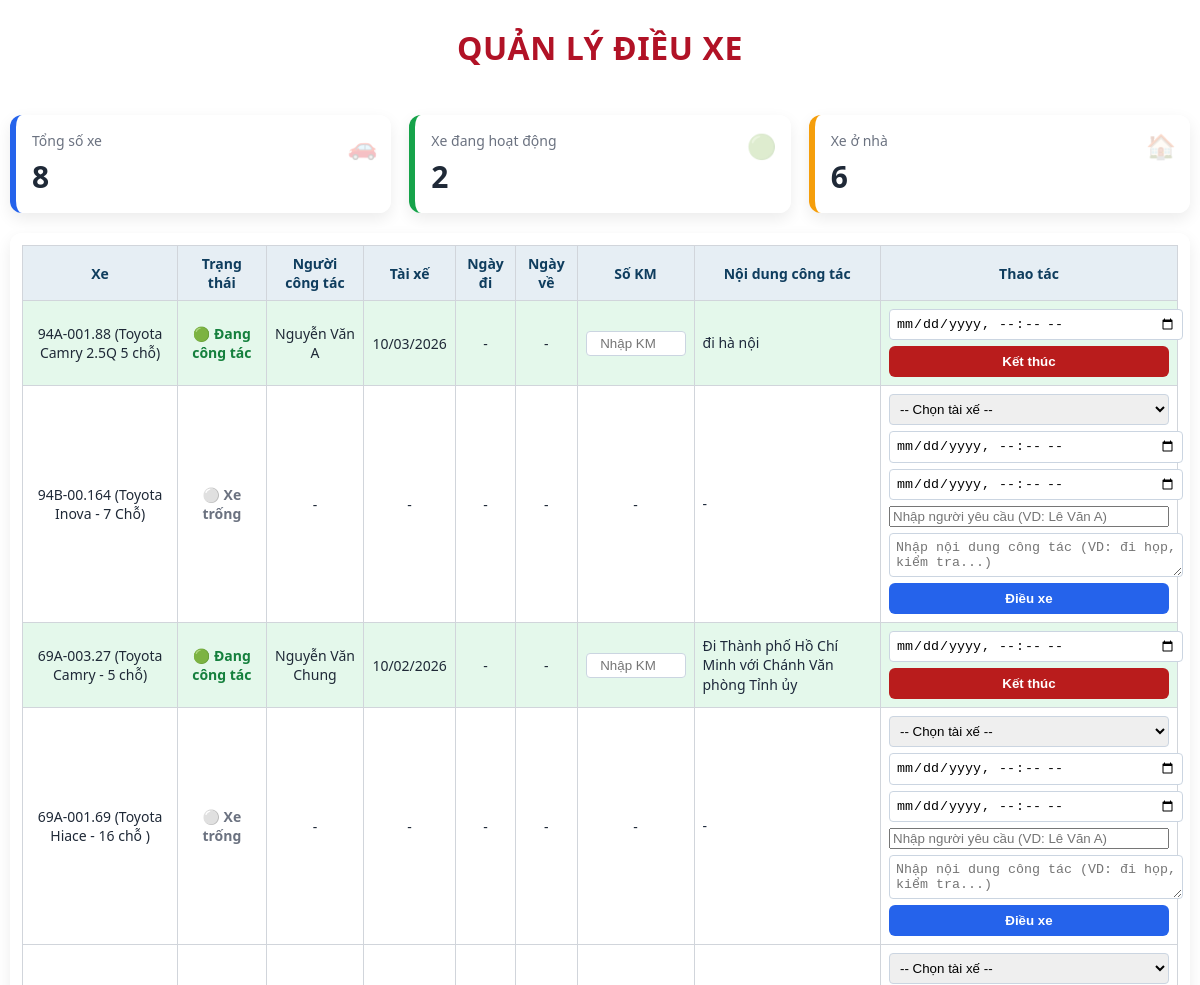
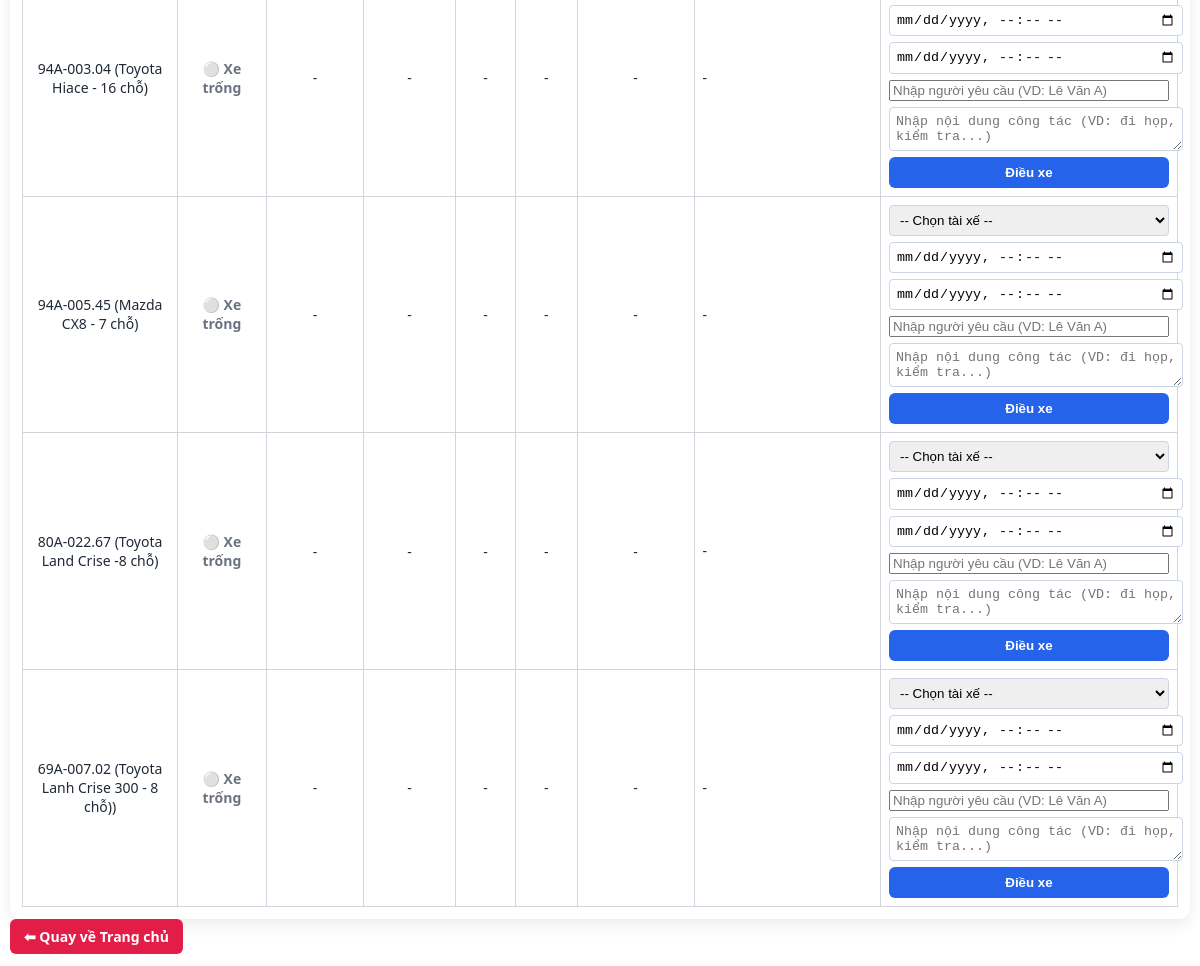
Page /dieu-xe (signed in) on the committed database (2 pictures, top to bottom).
### tables this page shows
CREATE TABLE vehicles (
  id INTEGER PRIMARY KEY AUTOINCREMENT,
  plate TEXT,
  status INTEGER,
  driver_id INTEGER
, start_time TEXT, end_time TEXT, work_content TEXT, brand TEXT, year INTEGER, km INTEGER, fuel_norm REAL, last_maintenance_km INTEGER DEFAULT 0, maintenance_cycle INTEGER DEFAULT 5000, ngay_het_han_dang_kiem DATE, requester TEXT);

CREATE TABLE drivers (
  id INTEGER PRIMARY KEY AUTOINCREMENT,
  name TEXT
, phone TEXT, address TEXT, zalo_user_id TEXT, telegram_chat_id TEXT);

### app.py (the view)
@app.route("/dieu-xe")
@login_required
@admin_required
def dieu_xe():
    con = db()
    auto_id = request.args.get("auto_fill")
    yeu_cau = None
    if auto_id:
        yeu_cau = con.execute("""
            SELECT * FROM yeu_cau_xe WHERE id=?
        """, (auto_id,)).fetchone()
    tong_xe = con.execute(
        "SELECT COUNT(*) FROM vehicles"
    ).fetchone()[0]
    xe_hoat_dong = con.execute(
        "SELECT COUNT(*) FROM vehicles WHERE status = 1"
    ).fetchone()[0]
    xe_o_nha = con.execute(
        "SELECT COUNT(*) FROM vehicles WHERE status = 0"
    ).fetchone()[0]
    filter_status = request.args.get("status")
    sql_filter = ""
    params = []
    if filter_status == "active":
        sql_filter = "WHERE vehicles.status = 1"
    elif filter_status == "home":
        sql_filter = "WHERE vehicles.status = 0"
    vehicles_raw = con.execute(f"""
        SELECT
            vehicles.id,
            vehicles.plate,
            vehicles.status,
            drivers.name AS driver_name,
            vehicles.start_time,
            vehicles.end_time,
            vehicles.work_content,
            vehicles.requester
        FROM vehicles
        LEFT JOIN drivers ON vehicles.driver_id = drivers.id
        {sql_filter}
    """, params).fetchall()
    busy_drivers = con.execute("""
        SELECT driver_id
        FROM vehicles
        WHERE status = 1 AND driver_id IS NOT NULL
    """).fetchall()
    busy_ids = [d["driver_id"] for d in busy_drivers]
    if busy_ids:
        placeholders = ",".join("?" * len(busy_ids))
        drivers = con.execute(
            f"SELECT id, name FROM drivers WHERE id NOT IN ({placeholders})",
            busy_ids
        ).fetchall()
    else:
        drivers = con.execute(
            "SELECT id, name FROM drivers"
        ).fetchall()
    vehicles = []
    for v in vehicles_raw:
        start = end = duration = None
        if v["start_time"]:
            start_dt = datetime.fromisoformat(v["start_time"])
            start = format_date(v["start_time"])
        if v["end_time"]:
            end_dt = datetime.fromisoformat(v["end_time"])
            end = format_date(v["end_time"])
        vehicles.append((
            v["id"],
            v["plate"],
            v["status"],
            v["driver_name"],
            start,
            end,
            duration,
            v["work_content"],
            v["requester"]
        ))
    con.close()
    return render_template(
        "dieu_xe.html",
        vehicles=vehicles,
        drivers=drivers,
        tong_xe=tong_xe,
        xe_hoat_dong=xe_hoat_dong,
        xe_o_nha=xe_o_nha,
        yeu_cau=yeu_cau   # 🔥 QUAN TRỌNG
    )

### app.py (called while the page is built)
def format_date(val):
    if not val:
        return ""
    try:
        return datetime.fromisoformat(val).strftime("%d/%m/%Y")
    except:
        return val

def db():
    con = sqlite3.connect(
        "fleet.db",
        timeout=30,
        check_same_thread=False
    )
    con.row_factory = sqlite3.Row
    con.execute("PRAGMA journal_mode=WAL;")
    con.execute("PRAGMA synchronous=NORMAL;")
    return con

@app.before_request
def auto_session_timeout():
    session.permanent = True
    now = int(time.time())
    if "last_activity" in session:
        elapsed = now - session["last_activity"]
        if elapsed > 900:
            session.clear()
            return redirect("/login")
    session["last_activity"] = now

def login_required(f):
    @wraps(f)
    def decorated(*args, **kwargs):
        if "user_id" not in session:
            return redirect("/login")
        return f(*args, **kwargs)
    return decorated

def admin_required(f):
    @wraps(f)
    def decorated(*args, **kwargs):
        if session.get("role") != "admin":
            return "Không có quyền truy cập", 403
        return f(*args, **kwargs)
    return decorated

### templates/dieu_xe.html (shortened to what this page needs)
<!DOCTYPE html>
<html lang="vi">
<head>
</head>
<body>
<header>
    <h1>QUẢN LÝ ĐIỀU XE</h1>
</header>
<div class="dashboard">
    <div class="dash-box dash-total"
         onclick="location.href='/dieu-xe'">
        <div class="dash-title">Tổng số xe</div>
        <div class="dash-number">{{ tong_xe }}</div>
        <div class="dash-icon">🚗</div>
    </div>
    <div class="dash-box dash-active"
         onclick="location.href='/dieu-xe?status=active'">
        <div class="dash-title">Xe đang hoạt động</div>
        <div class="dash-number">{{ xe_hoat_dong }}</div>
        <div class="dash-icon">🟢</div>
    </div>
    <div class="dash-box dash-home"
         onclick="location.href='/dieu-xe?status=home'">
        <div class="dash-title">Xe ở nhà</div>
        <div class="dash-number">{{ xe_o_nha }}</div>
        <div class="dash-icon">🏠</div>
    </div>
</div>
<div class="layout">
<div class="card">
<table>
<thead>
<tr>
    <th>Xe</th>
    <th>Trạng thái</th>
	<th>Người công tác</th>
    <th>Tài xế</th>
    <th>Ngày đi</th>
    <th>Ngày về</th>
    <th>Số KM</th>
    <th>Nội dung công tác</th>
    <th class="action-col">Thao tác</th>
</tr>
</thead>
<tbody>
{% for v in vehicles %}
<tr class="{% if v[2] == 1 %}active-row{% endif %}">
    <td data-label="Xe">{{ v[1] }}</td>
    <td data-label="Trạng thái">
        {% if v[2] == 1 %}
            <span class="status-on">🟢 Đang công tác</span>
        {% else %}
            <span class="status-off">⚪ Xe trống</span>
        {% endif %}
    </td>
    <td data-label="Tài xế">{{ v[3] or "-" }}</td>
    <td data-label="Ngày đi">{{ v[4] or "-" }}</td>
    <td data-label="Ngày về">{{ v[5] or "-" }}</td>
    <td data-label="Người yêu cầu">{{ v[8] or "-" }}</td>
<td data-label="Số KM">
    {% if v[2] == 1 %}
        <input type="number"
               name="km_travel"
               form="stop-form-{{ v[0] }}"
               placeholder="Nhập KM"
               min="0"
               required
               style="width:90px; padding:4px;">
    {% else %}
        -
    {% endif %}
</td>
    <td data-label="Nội dung công tác" class="work-col">{{ v[7] or "-" }}</td>
    <td data-label="Thao tác" class="action-col">
        {% if v[2] == 0 %}
        <form method="post" action="/start/{{ v[0] }}">
            <select name="driver_id" required>
                <option value="">-- Chọn tài xế --</option>
            </select>
            <input type="datetime-local" name="start_time" required
       placeholder="Thời gian đi">
<input type="datetime-local" name="end_time"
       placeholder="Thời gian về">
<input type="text" name="requester"
       placeholder="Nhập người yêu cầu (VD: Lê Văn A)" required>
<textarea name="work_content" rows="2"
    placeholder="Nhập nội dung công tác (VD: đi họp, kiểm tra...)"
    required>
</textarea>
            <button class="start" type="submit">Điều xe</button>
        </form>
        {% else %}
        <form method="post" action="/stop/{{ v[0] }}" id="stop-form-{{ v[0] }}">
            <input type="datetime-local" name="end_time" required>
            <button class="stop" type="submit">Kết thúc</button>
        </form>
        {% endif %}
    </td>
</tr>
{% endfor %}
</tbody>
</table>
</div>
</div>
<div class="top-bar">
    <a href="/" class="btn-back">⬅ Quay về Trang chủ</a>
</div>
</body>
</html>

### templates/dieu_xe.html (style rules this page uses)
header { text-align: center; padding: 16px; border-radius: 12px; background: rgba(255,255,255,0.95); margin-bottom: 30px; box-shadow: none; }
header h1 { margin: 0; color: #B11226; font-weight: 700; letter-spacing: 0.6px; }
body { font-family: "Segoe UI", Arial, sans-serif; margin: 10px; color: #1F2937; background-image: url("/static/thongke.jpg"); background-size: cover; background-position: center; background-repeat: no-repeat; background-attachment: fixed; }
.layout { display: flex; gap: 16px; }
.card { background: rgba(255,255,255,0.96); border-radius: 12px; padding: 12px; box-shadow: 0 6px 16px rgba(0,0,0,0.08); width: 100%; }
table { width: 100%; border-collapse: collapse; font-size: 14px; }
th, td { border: 1px solid #D1D5DB; padding: 8px; text-align: center; vertical-align: middle; }
th { background: #E6EEF4; color: #0F3D5E; font-weight: 600; }
.status-on { color: #15803D; font-weight: 600; }
.status-off { color: #6B7280; font-weight: 600; }
tr.active-row { background: rgba(34,197,94,0.12); }
.work-col { text-align: left; color: #1E293B; line-height: 1.4; }
.action-col { width: 280px; }
.action-col form { display: flex; flex-direction: column; gap: 6px; }
select, input[type="datetime-local"], textarea { width: 100%; padding: 6px; border: 1px solid #CBD5E1; border-radius: 4px; }
button { padding: 8px; border: none; border-radius: 6px; font-weight: 600; cursor: pointer; }
button.start { background: #2563EB; color: #fff; }
button.stop { background: #B91C1C; color: #fff; }
.top-bar { margin-bottom: 12px; }
.btn-back { display: inline-block; padding: 8px 14px; background: #E11D48; color: #fff; text-decoration: none; border-radius: 6px; font-weight: 600; font-size: 14px; }
.dashboard { display: grid; grid-template-columns: repeat(auto-fit, minmax(220px,1fr)); gap: 18px; margin-bottom: 20px; }
.dash-box { background: rgba(255,255,255,0.95); border-radius: 12px; padding: 16px; box-shadow: 0 6px 16px rgba(0,0,0,0.08); transition: 0.3s; cursor: pointer; position: relative; }
.dash-title { font-size: 14px; color: #6B7280; }
.dash-number { font-size: 30px; font-weight: 700; margin-top: 6px; }
.dash-total { border-left: 6px solid #2563EB; }
.dash-active { border-left: 6px solid #16A34A; }
.dash-home { border-left: 6px solid #F59E0B; }
.dash-icon { position: absolute; right: 14px; top: 14px; font-size: 24px; opacity: 0.25; }
input[type="number"] { border: 1px solid #CBD5E1; border-radius: 4px; text-align: center; }

### rows in the picture
vehicles: plate "94A-001.88 (Toyota Camry 2.5Q 5 chỗ)", status "🟢 Đang công tác", name "Nguyễn Văn A", start_time "10/03/2026", v "-", work_content "đi hà nội"
vehicles: plate "94B-00.164 (Toyota Inova - 7 Chỗ)", status "⚪ Xe trống", v "-"
vehicles: plate "69A-003.27 (Toyota Camry - 5 chỗ)", status "🟢 Đang công tác", name "Nguyễn Văn Chung", start_time "10/02/2026", v "-", work_content "Đi Thành phố Hồ Chí Minh với Chánh Văn phòng Tỉnh ủy"
vehicles: plate "69A-001.69 (Toyota Hiace - 16 chỗ )", status "⚪ Xe trống", v "-"
vehicles: plate "94A-003.04 (Toyota Hiace - 16 chỗ)", status "⚪ Xe trống", v "-"
vehicles: plate "94A-005.45 (Mazda CX8 - 7 chỗ)", status "⚪ Xe trống", v "-"
vehicles: plate "80A-022.67 (Toyota Land Crise -8 chỗ)", status "⚪ Xe trống", v "-"
vehicles: plate "69A-007.02 (Toyota Lanh Crise 300 - 8 chỗ))", status "⚪ Xe trống", v "-"

### other values in the picture
{{ tong_xe }} "8"
{{ xe_hoat_dong }} "2"
{{ xe_o_nha }} "6"
